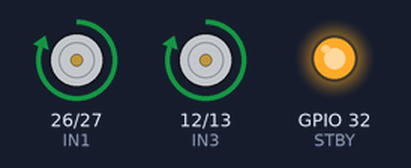
A sketch run on a simulated ESP32. On the bench: motor-driver pin pairs drawn as motors (green arrow = first pin HIGH = forward, orange = second pin HIGH = backward, longer = more drive, scaled by the enable pin, stopped while the standby pin is LOW), output pins drawn as LEDs (lit = HIGH).

Above: at 1.5 s.
At 6.5 s:
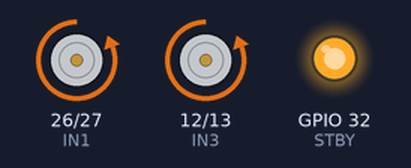
At 9.5 s:
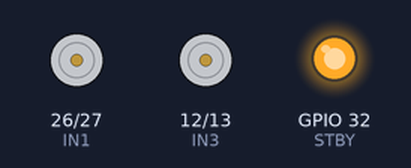
Timing chart, 0 to 14.3 s (numbered marks = the images above):
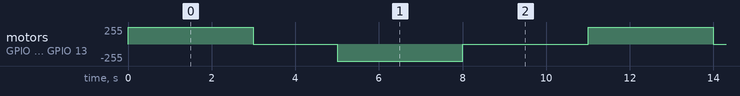

The sketch:

GeneralMotorControl.ino
```cpp
// ===== PIN DEFINITIONS =====

// Motor direction pins
#define IN1 26
#define IN2 27
#define IN3 12
#define IN4 13

// Enable + standby pins
#define ENA 25
#define ENB 14
#define STBY 32

void setup() {
  // Direction pins
  pinMode(IN1, OUTPUT);
  pinMode(IN2, OUTPUT);
  pinMode(IN3, OUTPUT);
  pinMode(IN4, OUTPUT);

  // Enable pins
  pinMode(ENA, OUTPUT);
  pinMode(ENB, OUTPUT);
  pinMode(STBY, OUTPUT);

  // Activate driver
  digitalWrite(ENA, HIGH);
  digitalWrite(ENB, HIGH);
  digitalWrite(STBY, HIGH);

  forward();
  stopMotors();
}

void loop() {
  forward();
  delay(3000);

  stopMotors();
  delay(2000);

  backward();
  delay(3000);

  stopMotors();
  delay(3000);
}

//===== FUNCTIONS =====

void forward() {
  digitalWrite(IN1, HIGH);
  digitalWrite(IN2, LOW);

  digitalWrite(IN3, HIGH);
  digitalWrite(IN4, LOW);
}

void backward() {
  digitalWrite(IN1, LOW);
  digitalWrite(IN2, HIGH);

  digitalWrite(IN3, LOW);
  digitalWrite(IN4, HIGH);
}

void stopMotors() {
  digitalWrite(IN1, LOW);
  digitalWrite(IN2, LOW);

  digitalWrite(IN3, LOW);
  digitalWrite(IN4, LOW);
}
```

ServoMotor+Button.cpp
```cpp
#include <ESP32Servo.h>

#define BUTTON 0
#define SERVO_PIN 4

Servo myServo;

void setup() {
  Serial.begin(115200);

  pinMode(BUTTON, INPUT_PULLUP);

  myServo.attach(SERVO_PIN);
  myServo.write(0); // start position
}

void loop() {
  int state = digitalRead(BUTTON);
  myServo.write(110);
  Serial.println("110 degree");
  delay(5000);
  if (state == HIGH) { // pressed
    Serial.println("BUTTON PRESSED");
  }
  myServo.write(0);
  Serial.println("0 degree");
  // } else {
  //   myServo.write(0);
  // }

  delay(50);
}
```

ServoTest.cpp
```cpp
#include <ESP32Servo.h>

Servo myServo;

void setup() {
  myServo.attach(4); // signal pin
}

void loop() {

  myServo.write(180); // max
  delay(1000);
}
```

Measured:
- by itself, motor on GPIO 26 (IN1) / GPIO 27 (IN2), motor on GPIO 12 (IN3) / GPIO 13 (IN4): repeats every 11.0 s: stopped 2.0 s, backward 255/255 3.0 s, stopped 3.0 s, forward 255/255 3.0 s
